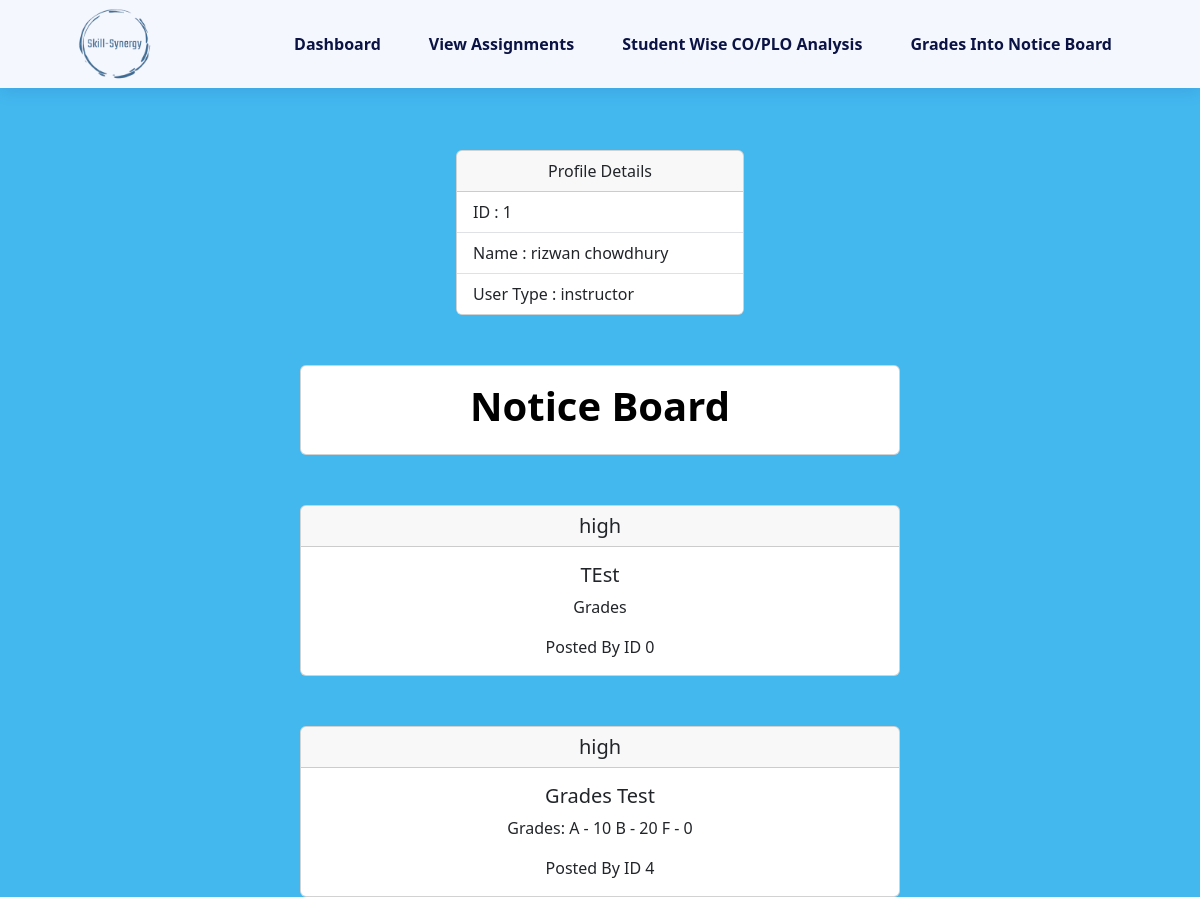
Page /instructor_dashboard.php (signed in) on the committed database.
### tables this page shows
CREATE TABLE `instructors` (
  `i_id` int(11) DEFAULT NULL,
  `f_name` varchar(32) DEFAULT NULL,
  `l_name` varchar(32) DEFAULT NULL,
  `contact` int(11) DEFAULT NULL,
  `age` int(11) DEFAULT NULL,
  `gender` char(1) DEFAULT NULL,
  `userType` varchar(32) DEFAULT NULL,
  `password` varchar(32) DEFAULT NULL
);

CREATE TABLE `notice_board` (
  `notice_id` int(11) NOT NULL,
  `title` varchar(255) NOT NULL,
  `content` varchar(255) NOT NULL,
  `date_posted` date NOT NULL,
  `posted_by` int(11) NOT NULL,
  `priority_level` varchar(4) NOT NULL
);

### instructor_dashboard.php (the view, shortened to what this page needs)
<?php
$id = $_SESSION['ID'];
?>
<!DOCTYPE html>
<html lang="en">
<head>
    <link rel="stylesheet" href="https://cdnjs.cloudflare.com/ajax/libs/remixicon/3.5.0/remixicon.css">
    <link rel="stylesheet" href="style.css">
    <link href="https://cdn.jsdelivr.net/npm/bootstrap@5.3.2/dist/css/bootstrap.min.css" rel="stylesheet">
</head>
<body>
    <header class="header" id="header">
        <nav class="navbar_custom nav-container">
          <img src="skill-Synergy.png" alt="" class="nav__logo">
            <div class="nav__menu" id="nav-menu">
                <ul class="nav__list">
                    <li class="nav__item">
                        <a href="instructor_dashboard.php" class="nav__link">Dashboard</a>
                    </li>
                    <li class="nav__item">
                        <a href="view_assignment.php" class="nav__link">View Assignments</a>
                    </li>
                    <li class="nav__item">
                        <a href="studentWiseCoPlo.php" class="nav__link">Student Wise CO/PLO Analysis</a>
                    </li>
                    <li class="nav__item">
                        <a href="grades.php" class="nav__link">Grades Into Notice Board</a>
                    </li>
                </ul>
            </div>
        </nav>
    </header>
    <div>
        <div class="profile-details">
            <?php
            include 'db.php';
            $sql = "SELECT f_name, l_name, userType FROM instructors where i_id = '$id'";
            $query = mysqli_query($conn, $sql);
            $info = mysqli_fetch_array($query);
            $type = $info['userType'];
            $f_name = $info['f_name'];
            $l_name = $info['l_name'];
            ?>
            <div class="card" style="width: 18rem;" id="card_2">
                <div class="card-header">
                    Profile Details
                </div>
                <ul class="list-group list-group-flush">
                    <li class="list-group-item">ID : <?= $id ?></li>
                    <li class="list-group-item">Name : <?= $f_name ?> <?= $l_name ?></li>
                    <li class="list-group-item">User Type : <?= $type ?></li>
                </ul>
            </div>
        </div>
        <div class="card card_1 col-sm-6 mb-3 mb-sm-0">
            <div class="card-body ">
                <h1 class="h13">Notice Board</h1>
            </div>
        </div>
        <?php
        include 'db.php';
        $sql = "SELECT notice_id, title, content, posted_by, priority_level FROM  notice_board";
        $query = mysqli_query($conn, $sql);
        if (mysqli_num_rows($query) > 0) {
        ?>
            <?php
            while ($info = mysqli_fetch_array($query)) {
                $title = $info['title'];
                $content = $info['content'];
                $posted_by = $info['posted_by'];
                $pririty_level = $info['priority_level'];
            ?>
                <div class="card card_1 col-sm-6 mb-3 mb-sm-0">
                    <h5 class="card-header"><?= $pririty_level ?></h5>
                    <div class="card-body">
                        <h5 class="card-title"><?= $title ?></h5>
                        <p class="card-text"><?= $content ?></p>
                        <p class="card-text">Posted By ID <?= $posted_by ?></p>
                    </div>
                </div>
        <?php
            }
        }
        ?>
    </div>
</body>
</html>

### style.css (style rules this page uses)
:root { --header-height: 3.5rem; --first-color: #06BBCC; --title-color: hsl(230, 75%, 15%); --text-color: hsl(230, 12%, 40%); --body-color: hsl(230, 100%, 98%); --container-color: hsl(230, 100%, 97%); --border-color: #06BBCC; --body-font: "Poppins", sans-serif; --h2-font-size: 1.25rem; --normal-font-size: 0.938rem; --font-regular: 400; --font-medium: 500; --font-semi-bold: 600; --z-fixed: 100; --z-modal: 1000; }
@media screen and (min-width: 1023px) { :root { --h2-font-size: 1.5rem; --normal-font-size: 1rem; } }
* { box-sizing: border-box; padding: 0; margin: 0; }
html { scroll-behavior: smooth; }
body, input, button { font-family: var(--body-font); font-size: var(--normal-font-size); }
body { background-color: hsl(199, 84%, 60%) !important; background-size: cover; background-position: center; background-repeat: no-repeat; background-attachment: fixed; }
ul { list-style: none; }
a { text-decoration: none !important; }
img { display: block; max-width: 100%; height: auto; }
.nav-container { max-width: 1120px !important; margin-inline: 1.5rem; }
.header { position: fixed; top: 0; left: 0; width: 100%; background-color: var(--body-color); box-shadow: 0 2px 16px hsla(230, 75%, 32%, 0.15); z-index: var(--z-fixed); }
.navbar_custom { height: var(--header-height); display: flex; justify-content: space-between; align-items: center; }
.nav__logo { height: 79px; width: 150px; }
.nav__list { display: flex; flex-direction: column; row-gap: 2.5rem; text-align: center; margin-bottom: 0; }
.nav__link { color: var(--title-color); font-weight: var(--font-semi-bold); transition: color 0.4s; }
img { width: 100%; height: auto; object-fit: cover; }
img { object-fit: contain; }
@media screen and (min-width: 1023px) { .navbar_custom { height: calc(var(--header-height) + 2rem); column-gap: 3rem; } }
@media screen and (min-width: 1023px) { .nav__menu { margin-left: auto; } }
@media screen and (min-width: 1023px) { .nav__list { flex-direction: row; column-gap: 3rem; } }
@media screen and (min-width: 1150px) { .nav-container { margin-inline: auto; } }

### instructor_dashboard.php (style rules this page uses)
a { text-decoration: none; }
.card-header { text-align: center; }
.h13 { text-align: center; color: black; font-weight: bold; }
.card_1 { margin: 0 auto; float: none; margin-bottom: 10px; margin-top: 50px; text-align: center; }
#card_2 { margin: 0 auto; float: none; margin-bottom: 10px; margin-top: 50px; }
.profile-details { margin-top: 150px; }

### rows in the picture
instructors: f_name "rizwan", l_name "chowdhury", userType "instructor"
notice_board: priority_level "high", title "TEst", content "Grades", posted_by "0"
notice_board: priority_level "high", title "Grades Test", content "Grades: A - 10 B - 20 F - 0", posted_by "4"

### other values in the picture
$id "1"
